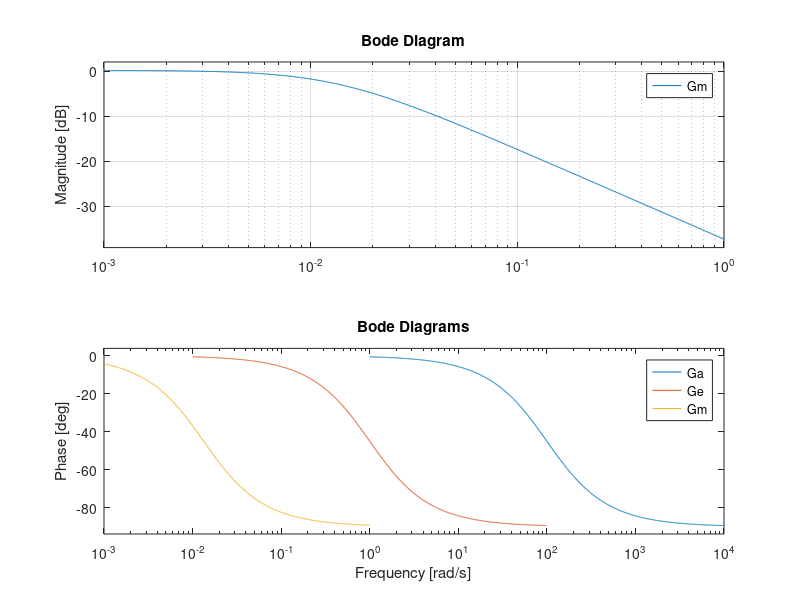

Write MATLAB code to recreate this figure.
%% DC SE Motor

close all
clear all
clc

%% System data

Vn=600;         % Line voltage [V]
omega_n=314;    % Motor rated speed [rad/s]
eta=0.9;        % Motor efficiency
tau_a=10e-3;    % Armature time constant [s]
Ve_n=120;       % Excitation circtuit rated voltage [V]
Ie_n=1;         % Excitation circtuit rated current [V]
tau_e=1;        % Excitation circtuit time constant [s]

% Parameters identification

M=10*1000+200*80;
Vmax=60*0.278;
a=(Vmax-0)/25;
Ftr=M*a;
Ptr=Ftr*Vmax;           % Traction power
Pfr=1/3*Ptr;            % Friction power
Pn=Ptr+Pfr;             % Rated power

In=Pn/(eta*Vn);
Tn=Pn/omega_n;

K=Tn/(In*Ie_n);         % Torque/emf constant

En=eta*Vn;              % Rated emf

Ra=(1-eta)*Vn/In;
La=Ra*tau_a;
Re=Ve_n/Ie_n;
Le=Re*tau_e;

J=M*Vmax^2/omega_n^2; 
B=Pfr/omega_n^2;

% Speed and torque conversion coefficient

C1=Vmax/omega_n;    % rad/s -> m/s
C2=omega_n/Vmax;    % m/s -> rad/s
C3=omega_n/60;      % km/h -> rad/s

Tfr=Pfr/omega_n;

%% Transfer function

s=tf('s');

% Armature
Ga=1/(Ra+s*La);
tauGa=La/Ra;
TaGa=5*tauGa;

% Excitation
Ge=1/(Re+s*Le);
tauGe=Le/Re;
TaGe=5*tauGe;

% Mechanical Load
Gm=1/(B+s*J);
tauGm=J/B;
TaGm=5*tauGm;

figure
bode(Ga)
title('Bode Diagrams')
grid on
hold on
bode(Ge)
bode(Gm)
grid off
legend('Ga','Ge','Gm')
hold off

%% Armature current controller

Tad=TaGa/2;
wia=5/Tad;

kp_curr=wia*La;
ki_curr=wia*Ra; 

%% Speed controller

ws=wia/200;

kp_speed=ws*J;
ki_speed=ws*B;

%% Excitation current controller

wie=wia/10;

kp_ecc=wie*Le;
ki_ecc=wie*Re;